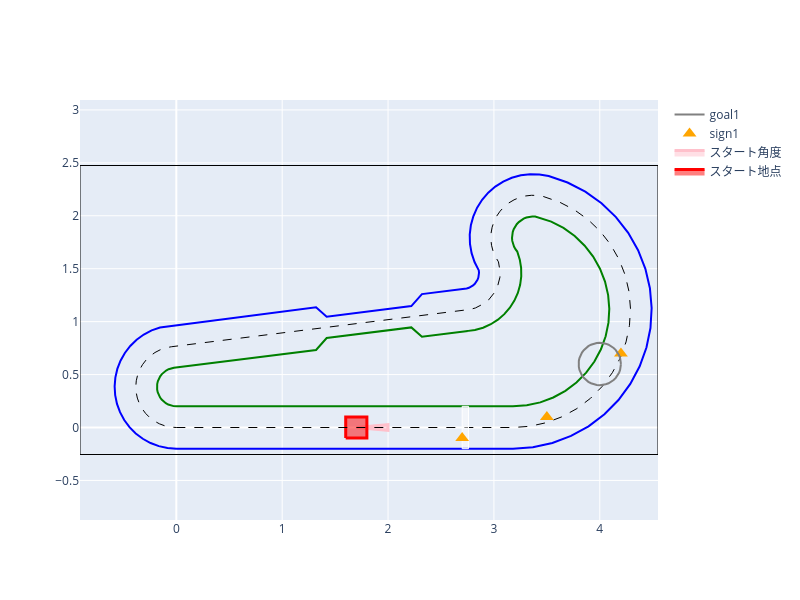

Notebook source saved alongside this figure:
### Markdown cell above
# ミッション1

ロボットを見えている標識(標識名はsign1)のある場所に向かって進むようにしよう。（標識が見えなくなったら停止しよう）

## 取り組み方
1. 使える命令を理解する
2. 下のセルを実行して、ロボットの限界速度や、ロボットが存在する初期位置を把握する
3. ２つ下のセル内にプログラムを書き実行して結果を見る
4. シミュレータでうまく動いたらロボットにプログラムを書きこんで動かしてみよう（講師に声をかけてね）

|使える命令|意味|指定できる値|使い方の例|
|--|--|--|--|
|move|一定速度で前に進む|v=速度[m/秒]|move(v=0.2)|
|rotate|一定速度で回転する。w>0は左回転。w<0は右回転|w=回転速度[度/秒]|rotate(w=90)|
|serach|標識を見つける（複数見つかった場合は、最も近いもの）||pos = search()|
|serach|特定の標識を見つける（複数見つかった場合は、最も近いもの）|name = "標識名"|pos = search(name="sign1")|

- pos = search() が返す値には下記が含まれる
  - pos.x: 見つけた標識の前方位置[m]　※前方が正
  - pos.y: 見つけた標識の左右位置[m]　※左側が正、右側は負
  - pos.r: 見つけた標識への距離[m]
  - pos.theta: 見つけた標識の角度[度]　※左側が正、右側は負
  - pos.name: 見つけた標識の標識名

## 注意点
- スタート時の位置はランダムに最大10cmほどずれる
- スタート時の向きはランダムに最大5度ほどずれる

### Code cell
class Mission1Base(MissionBase):
    def __init__(self):
        super().__init__(type_b_circuit, t_max=20)
        self.goals = [
            GoalCircle((4.0, 0.6), 0.2, should_stop=True),
        ]
        self.initial_xy = (1.7, 0.0)
        self.random_d_xy = (0.1, 0.1)
        self.random_d_yaw_deg = 5
        self.set_signs(
            [
                Sign(x=2.7, y=-0.1, name="original"),
                Sign(x=3.5, y=0.1, name="original"),
                Sign(x=4.2, y=0.7, name="original"),
            ]
        )


print("最大速度", prop.max_velocity, "m/秒")
print("最大回転速度", prop.max_rotate_deg, "度/秒")
MissionDrawer(Mission1Base()).show()
